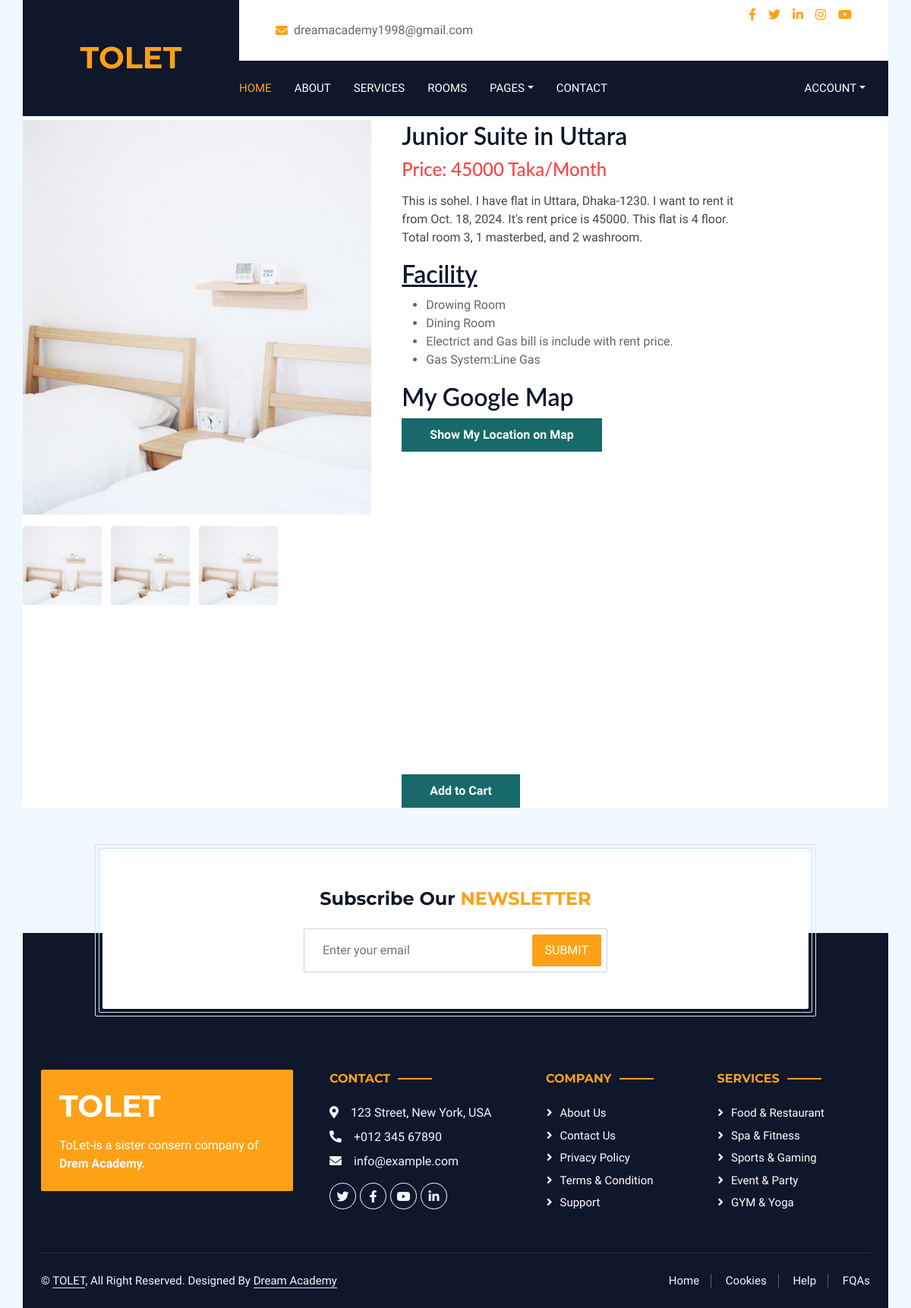
The app's page /room_details/2/ with its own data.
### tolet/models.py (models this page shows, shortened)
class family_flat(models.Model):
    flat_owner=models.ForeignKey(User, on_delete=models.CASCADE)
    title=models.CharField(max_length=200,default="TOLET")
    images=models.ImageField(upload_to='images/', null=False, blank=False)
    number_of_floor=models.IntegerField()
    total_number_of_room=models.IntegerField()
    number_of_masterbed=models.IntegerField()
    number_of_washroom=models.IntegerField()
    drowing_room=models.BooleanField()
    dining_room=models.BooleanField()
    lift_facility=models.BooleanField()
    GAS_CHOICES = [
        ('Cylinder Gas', 'Cylinder Gas'),
        ('Line Gas', 'Line Gas')
    ]
    gas_system = models.CharField(
        max_length=20,  # The length of 'M', 'F', or 'O' is 1 character
        choices=GAS_CHOICES,  # Use the GENDER_CHOICES defined above
        null=False, blank=False
    )
    gas_electric_bill_attach_with_price=models.BooleanField()
    price=models.IntegerField()
    phone_number=models.CharField(max_length=200, null=False, blank=False)
    rent_date=models.DateField(default=timezone.now)
    address=models.CharField(max_length=200, null=False, blank=False)
    location = PlainLocationField(based_fields=['city'], zoom=7)

### tolet/views.py (the view)
# urls.py: path('room_details/<int:id>/', views.room_details, name='room_details'),
def room_details(request, id):
    details=family_flat.objects.get(id=id)
    template=loader.get_template('room_details.html')
    context={
        'room': details
    }
    return HttpResponse(template.render(context, request))

### tolet/templates/room_details.html (shortened to what this page needs)
<!DOCTYPE html>
<html lang="en">
<head>
  {% load static %}
  <link rel="stylesheet" href="{% static 'css/product_styles.css' %}" />
</head>
<body>
  {% load static %}
  {% include 'header.html' %}
  <section class="product-container bg-white" style="padding-top: 5px;">
    <div class="img-card">
      <img src="{{ room.images.url }}" alt="" id="featured-image" />
      <div class="small-Card">
        <img src="{{ room.images.url }}" alt="" class="small-Img" />
        <img src="{{ room.images.url }}" alt="" class="small-Img" />
        <img src="{{ room.images.url }}" alt="" class="small-Img" />
      </div>
    </div>
    <div class="product-info">
      <h3>{{ room.title }} in Uttara</h3>
      <h5>Price: {{ room.price }} Taka/Month</h5>
      <p>This is {{room.flat_owner}}. I have flat in {{room.address}}.
        I want to rent it from {{room.rent_date}}.
        It's rent price is {{room.price}}. This flat is {{room.number_of_floor}} floor.
        Total room {{room.total_number_of_room}}, {{room.number_of_masterbed}} masterbed, and
        {{room.number_of_washroom}} washroom. </p>
      <div class="facility">
        <h3><u>Facility</u></h3>
        <ul>
          {% if room.drowing_room %}
          <li>
            <label for="option1">Drowing Room</label>
          </li>
          {% endif %}
          {% if room.dining_room %}
          <li>
            <label for="option1">Dining Room</label>
          </li>
          {% endif %}
          {% if room.gas_electric_bill_attach_with_price %}
          <li>
            <label for="option1">Electrict and Gas bill is include with rent price.</label>
          </li>
          {% else %}
          <li>
            <label for="option1">Electrict and Gas bill is not include with rent price.</label>
          </li>
          {% endif %}
          <li>
            <label for="gas">Gas System:{{room.gas_system}} </label>
          </li>
        </ul>
      </div>
      <h3>My Google Map</h3>
        <button id="getLocationBtn">Show My Location on Map</button>
        <div id="map"></div>
      <div class="quantity" style="padding-top: 10px;">
        <button>Add to Cart</button>
      </div>
    </div>
  </section>
  <div class="container newsletter mt-5 wow fadeIn" data-wow-delay="0.1s">
    <div class="row justify-content-center">
      <div class="col-lg-10 border rounded p-1">
        <div class="border rounded text-center p-1">
          <div class="bg-white rounded text-center p-5">
            <h4 class="mb-4">Subscribe Our <span class="text-primary text-uppercase">Newsletter</span></h4>
            <div class="position-relative mx-auto" style="max-width: 400px;">
              <input class="form-control w-100 py-3 ps-4 pe-5" type="text" placeholder="Enter your email" />
              <button type="button"
                class="btn btn-primary py-2 px-3 position-absolute top-0 end-0 mt-2 me-2">Submit</button>
            </div>
          </div>
        </div>
      </div>
    </div>
  </div>
  {% include 'footer.html' %}
</body>
</html>

### tolet/templates/header.html (shortened to what this page needs)
{% extends 'master.html' %}
{% block content %}
  {% load static %}
  <div class="container-fluid bg-dark px-0">
    <div class="row gx-0">
      <div class="col-lg-3 bg-dark d-none d-lg-block">
        <a href="{% url "index" %}" class="navbar-brand w-100 h-100 m-0 p-0 d-flex align-items-center justify-content-center"><h1 class="m-0 text-primary text-uppercase">TOLET</h1></a>
      </div>
      <div class="col-lg-9">
        <div class="row gx-0 bg-white d-none d-lg-flex">
          <div class="col-lg-7 px-5 text-start">
            <div class="h-100 d-inline-flex align-items-center py-2 me-4">
              <i class="fa fa-envelope text-primary me-2"></i>
              <p class="mb-0">dreamacademy1998@gmail.com</p>
            </div>
            <div class="h-100 d-inline-flex align-items-center py-2">
              <p class="mb-0">+8801792854428</p>
            </div>
          </div>
          <div class="col-lg-5 px-5 text-end">
            <div class="d-inline-flex align-items-center py-2">
              <a class="me-3" href="https://facebook.com/sohel.tanvir.1806"><i class="fab fa-facebook-f"></i></a>
              <a class="me-3" href="https://facebook.com/sohel.tanvir.1806"><i class="fab fa-twitter"></i></a>
              <a class="me-3" href="https://facebook.com/sohel.tanvir.1806"><i class="fab fa-linkedin-in"></i></a>
              <a class="me-3" href="https://facebook.com/sohel.tanvir.1806"><i class="fab fa-instagram"></i></a>
              <a class="" href="https://facebook.com/sohel.tanvir.1806"><i class="fab fa-youtube"></i></a>
            </div>
          </div>
        </div>
        <nav class="navbar navbar-expand-lg bg-dark navbar-dark p-3 p-lg-0">
          <div class="collapse navbar-collapse justify-content-between" id="navbarCollapse">
            <div class="navbar-nav mr-auto py-0">
              <a href="{% url "index" %}" class="nav-item nav-link active">Home</a>
              <a href="{% url "about" %}" class="nav-item nav-link">About</a>
              <a href="{% url "service" %}" class="nav-item nav-link">Services</a>
              <a href="{% url "room" %}" class="nav-item nav-link">Rooms</a>
              <div class="nav-item dropdown">
                <a href="" class="nav-link dropdown-toggle" data-bs-toggle="dropdown">Pages</a>
              </div>
              <a href="{% url "contact" %}" class="nav-item nav-link">Contact</a>
              <div class="nav-item dropdown  position-absolute top-0 end-0">
                <a href="" class="nav-link dropdown-toggle" " data-bs-toggle="dropdown">Account</a>
              </div>
            </div>
          </div>
        </nav>
      </div>
    </div>
  </div>
{% endblock %}

### tolet/templates/master.html (shortened to what this page needs)
{% load static %}
<!DOCTYPE html>
<html>
  <head>
    {% block style %}
    <link href="https://cdnjs.cloudflare.com/ajax/libs/font-awesome/5.10.0/css/all.min.css" rel="stylesheet" />
    <link href="https://cdn.jsdelivr.net/npm/bootstrap-icons@1.4.1/font/bootstrap-icons.css" rel="stylesheet" />
    <link href="{% static 'lib/animate/animate.min.css" rel="stylesheet' %}"/>
    <link href="{% static 'lib/owlcarousel/assets/owl.carousel.min.css' %}" rel="stylesheet" />
    <link href="{% static 'lib/tempusdominus/css/tempusdominus-bootstrap-4.min.css' %}" rel="stylesheet" />
    <link href="{% static 'css/bootstrap.min.css' %}" rel="stylesheet" />
    <link href="{% static 'css/style.css' %}" rel="stylesheet" />
    {% endblock %}
  </head>
  <body>
    {% block content %}
      {% load static %}
    {% endblock %}
  </body>
</html>

### tolet/templates/footer.html
{% extends "master.html" %}
{% block content %}
{% load static %}
<div class="container-fluid bg-dark text-light footer wow fadeIn" data-wow-delay="0.1s">
    <div class="container pb-5">
      <div class="row g-5">
        <div class="col-md-6 col-lg-4">
          <div class="bg-primary rounded p-4">
            <a href="index.html"><h1 class="text-white text-uppercase mb-3">TOLET</h1></a>
            <p class="text-white mb-0">
              ToLet-is a sister consern company of <b>Drem Academy.</b>
            </p>
          </div>
        </div>
        <div class="col-md-6 col-lg-3">
          <h6 class="section-title text-start text-primary text-uppercase mb-4">Contact</h6>
          <p class="mb-2">
            <i class="fa fa-map-marker-alt me-3"></i>123 Street, New York, USA
          </p>
          <p class="mb-2">
            <i class="fa fa-phone-alt me-3"></i>+012 345 67890
          </p>
          <p class="mb-2">
            <i class="fa fa-envelope me-3"></i>info@example.com
          </p>
          <div class="d-flex pt-2">
            <a class="btn btn-outline-light btn-social" href=""><i class="fab fa-twitter"></i></a>
            <a class="btn btn-outline-light btn-social" href=""><i class="fab fa-facebook-f"></i></a>
            <a class="btn btn-outline-light btn-social" href=""><i class="fab fa-youtube"></i></a>
            <a class="btn btn-outline-light btn-social" href=""><i class="fab fa-linkedin-in"></i></a>
          </div>
        </div>
        <div class="col-lg-5 col-md-12">
          <div class="row gy-5 g-4">
            <div class="col-md-6">
              <h6 class="section-title text-start text-primary text-uppercase mb-4">Company</h6>
              <a class="btn btn-link" href="">About Us</a>
              <a class="btn btn-link" href="">Contact Us</a>
              <a class="btn btn-link" href="">Privacy Policy</a>
              <a class="btn btn-link" href="">Terms & Condition</a>
              <a class="btn btn-link" href="">Support</a>
            </div>
            <div class="col-md-6">
              <h6 class="section-title text-start text-primary text-uppercase mb-4">Services</h6>
              <a class="btn btn-link" href="">Food & Restaurant</a>
              <a class="btn btn-link" href="">Spa & Fitness</a>
              <a class="btn btn-link" href="">Sports & Gaming</a>
              <a class="btn btn-link" href="">Event & Party</a>
              <a class="btn btn-link" href="">GYM & Yoga</a>
            </div>
          </div>
        </div>
      </div>
    </div>
    <div class="container">
      <div class="copyright">
        <div class="row">
          <div class="col-md-6 text-center text-md-start mb-3 mb-md-0">
            &copy; <a class="border-bottom" href="#">TOLET</a>, All Right Reserved.
            Designed By <a class="border-bottom" href="https:facebook.com/sohel.tanvir.1806">Dream Academy</a>
          </div>
          <div class="col-md-6 text-center text-md-end">
            <div class="footer-menu">
              <a href="">Home</a>
              <a href="">Cookies</a>
              <a href="">Help</a>
              <a href="">FQAs</a>
            </div>
          </div>
        </div>
      </div>
    </div>
  </div>
{% endblock %}

### mystaticfiles/css/product_styles.css (style rules this page uses)
* { box-sizing: border-box; margin: 0; padding: 0; }
body { max-width: 1280px; margin: 0 auto; padding: 0 30px; }
.product-container { display: flex; justify-content: start; align-items: start; gap: 40px; }
.img-card img { width: 100%; flex-shrink: 0; border-radius: 4px; height: 520px; object-fit: cover; }
.small-Card { display: flex; justify-content: start; align-items: center; margin-top: 15px; gap: 12px; }
.small-Card img { width: 104px; height: 104px; border-radius: 4px; cursor: pointer; }
.product-info { width: 60%; }
.product-info h3 { font-size: 32px; font-family: Lato; font-weight: 600; line-height: 130%; }
.product-info h5 { font-size: 24px; font-family: Lato; font-weight: 500; line-height: 130%; color: #ff4242; margin: 6px 0; }
.product-info p { color: #424551; margin: 15px 0; width: 70%; }
button { background: #17696a; border-radius: 4px; padding: 10px 37px; border: none; color: white; font-weight: 600; }

### mystaticfiles/css/style.css (style rules this page uses)
:root { --primary: #FEA116; --light: #F1F8FF; --dark: #0F172B; }
.btn { font-weight: 500; text-transform: uppercase; transition: .5s; }
.btn.btn-primary, .btn.btn-secondary { color: #FFFFFF; }
.navbar-dark .navbar-nav .nav-link { margin-right: 30px; padding: 25px 0; color: #FFFFFF; font-size: 15px; text-transform: uppercase; outline: none; }
.navbar-dark .navbar-nav .nav-link:hover, .navbar-dark .navbar-nav .nav-link.active { color: var(--primary); }
.section-title { position: relative; display: inline-block; }
.section-title::before { position: absolute; content: ""; width: 45px; height: 2px; top: 50%; left: -55px; margin-top: -1px; background: var(--primary); }
.section-title::after { position: absolute; content: ""; width: 45px; height: 2px; top: 50%; right: -55px; margin-top: -1px; background: var(--primary); }
.section-title.text-start::before, .section-title.text-end::after { display: none; }
.newsletter { position: relative; z-index: 1; }
.footer { position: relative; margin-top: -110px; padding-top: 180px; }
.footer .btn.btn-social { margin-right: 5px; width: 35px; height: 35px; display: flex; align-items: center; justify-content: center; color: var(--light); border: 1px solid #FFFFFF; border-radius: 35px; transition: .3s; }
.footer .btn.btn-link { display: block; margin-bottom: 5px; padding: 0; text-align: left; color: #FFFFFF; font-size: 15px; font-weight: normal; text-transform: capitalize; transition: .3s; }
.footer .btn.btn-link::before { position: relative; content: "\f105"; font-family: "Font Awesome 5 Free"; font-weight: 900; margin-right: 10px; }
.footer .copyright { padding: 25px 0; font-size: 15px; border-top: 1px solid rgba(256, 256, 256, .1); }
.footer .copyright a { color: var(--light); }
.footer .footer-menu a { margin-right: 15px; padding-right: 15px; border-right: 1px solid rgba(255, 255, 255, .3); }
.footer .footer-menu a:last-child { margin-right: 0; padding-right: 0; border-right: none; }

### tolet/templates/room_details.html (style rules this page uses)
#map { height: 400px; width: 100%; padding-bottom: 10px; }

### records on screen
family_flat: images (picture), title "Junior Suite", price "45000", flat_owner "sohel", address "Uttara, Dhaka-1230", rent_date "Oct. 18, 2024", number_of_floor "4", total_number_of_room "3", number_of_masterbed "1", number_of_washroom "2", gas_system "Line Gas"
